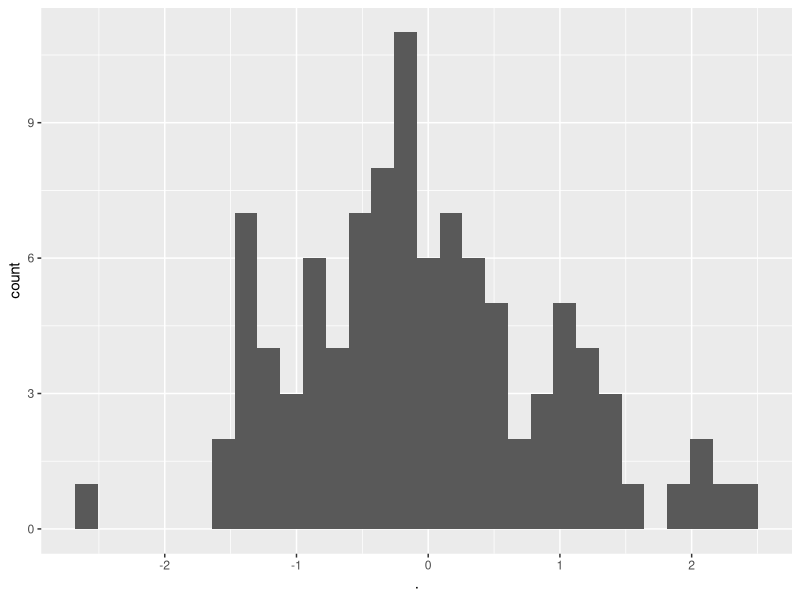

This chart was generated by the following R code:
library(ggplot2)
library(magrittr)
x <- rnorm(100)

#' Here is a histogram

x %>% 
  as.data.frame() %>% 
  ggplot(.,aes(x=.)) + geom_histogram()
